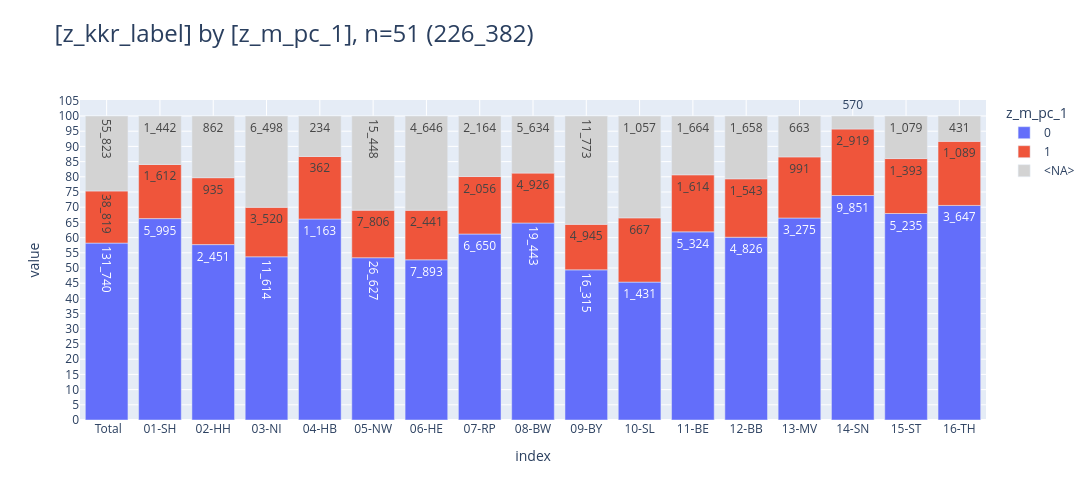

The notebook cell saved with this chart:
### Code cell
df = (db_colon
    # .filter("icd10_3d in ('C18')")
    .aggregate("z_kkr_label, z_m_pc_1, count(distinct z_tum_id) as cnt_tum")
    .to_df()
)
_=pls.plot_stacked_bars(df, orientation="v", relative=True, show_total=True)
# tbl.pivot_df(df, data_bar_axis="xy", pct_axis="xy", swap=True)

### Figure 1 — Plotly figure (JSON) as saved in the notebook; plotly's stock layout.template omitted (floating-point values rounded to 4 significant figures)
{"data": [{"hovertemplate": "col=0<br>index=%{x}<br>value=%{y}<br>cnt_str=%{text}<extra></extra>", "legendgroup": "0", "marker": {"color": "#636EFA", "pattern": {"shape": ""}}, "name": "0", "orientation": "v", "showlegend": true, "text": ["131_740", "5_995", "2_451", "11_614", "1_163", "26_627", "7_893", "6_650", "19_443", "16_315", "1_431", "5_324", "4_826", "3_275", "9_851", "5_235", "3_647"], "textposition": "auto", "type": "bar", "x": [" Total", "01-SH", "02-HH", "03-NI", "04-HB", "05-NW", "06-HE", "07-RP", "08-BW", "09-BY", "10-SL", "11-BE", "12-BB", "13-MV", "14-SN", "15-ST", "16-TH"], "xaxis": "x", "y": [131740, 5995, 2451, 11614, 1163, 26627, 7893, 6650, 19443, 16315, 1431, 5324, 4826, 3275, 9851, 5235, 3647], "yaxis": "y"}, {"hovertemplate": "col=1<br>index=%{x}<br>value=%{y}<br>cnt_str=%{text}<extra></extra>", "legendgroup": "1", "marker": {"color": "#EF553B", "pattern": {"shape": ""}}, "name": "1", "orientation": "v", "showlegend": true, "text": ["38_819", "1_612", "935", "3_520", "362", "7_806", "2_441", "2_056", "4_926", "4_945", "667", "1_614", "1_543", "991", "2_919", "1_393", "1_089"], "textposition": "auto", "type": "bar", "x": [" Total", "01-SH", "02-HH", "03-NI", "04-HB", "05-NW", "06-HE", "07-RP", "08-BW", "09-BY", "10-SL", "11-BE", "12-BB", "13-MV", "14-SN", "15-ST", "16-TH"], "xaxis": "x", "y": [38819, 1612, 935, 3520, 362, 7806, 2441, 2056, 4926, 4945, 667, 1614, 1543, 991, 2919, 1393, 1089], "yaxis": "y"}, {"hovertemplate": "col=<NA><br>index=%{x}<br>value=%{y}<br>cnt_str=%{text}<extra></extra>", "legendgroup": "<NA>", "marker": {"color": "lightgray", "pattern": {"shape": ""}}, "name": "<NA>", "orientation": "v", "showlegend": true, "text": ["55_823", "1_442", "862", "6_498", "234", "15_448", "4_646", "2_164", "5_634", "11_773", "1_057", "1_664", "1_658", "663", "570", "1_079", "431"], "textposition": "auto", "type": "bar", "x": [" Total", "01-SH", "02-HH", "03-NI", "04-HB", "05-NW", "06-HE", "07-RP", "08-BW", "09-BY", "10-SL", "11-BE", "12-BB", "13-MV", "14-SN", "15-ST", "16-TH"], "xaxis": "x", "y": [55823, 1442, 862, 6498, 234, 15448, 4646, 2164, 5634, 11773, 1057, 1664, 1658, 663, 570, 1079, 431], "yaxis": "y"}], "layout": {"barmode": "relative", "barnorm": "percent", "height": 500, "legend": {"title": {"text": "z_m_pc_1"}, "tracegroupgap": 0, "traceorder": "normal"}, "title": {"font": {"size": 24}, "text": "[z_kkr_label] by [z_m_pc_1], n=51 (226_382)", "xanchor": "left", "y": 0.95, "yanchor": "top"}, "width": 2000, "xaxis": {"anchor": "y", "categoryarray": [" Total", "01-SH", "02-HH", "03-NI", "04-HB", "05-NW", "06-HE", "07-RP", "08-BW", "09-BY", "10-SL", "11-BE", "12-BB", "13-MV", "14-SN", "15-ST", "16-TH"], "categoryorder": "array", "domain": [0, 1], "gridwidth": 1, "showgrid": true, "title": {"text": "index"}}, "yaxis": {"anchor": "x", "domain": [0, 1], "dtick": 5, "gridwidth": 1, "showgrid": true, "title": {"text": "value"}}}}
